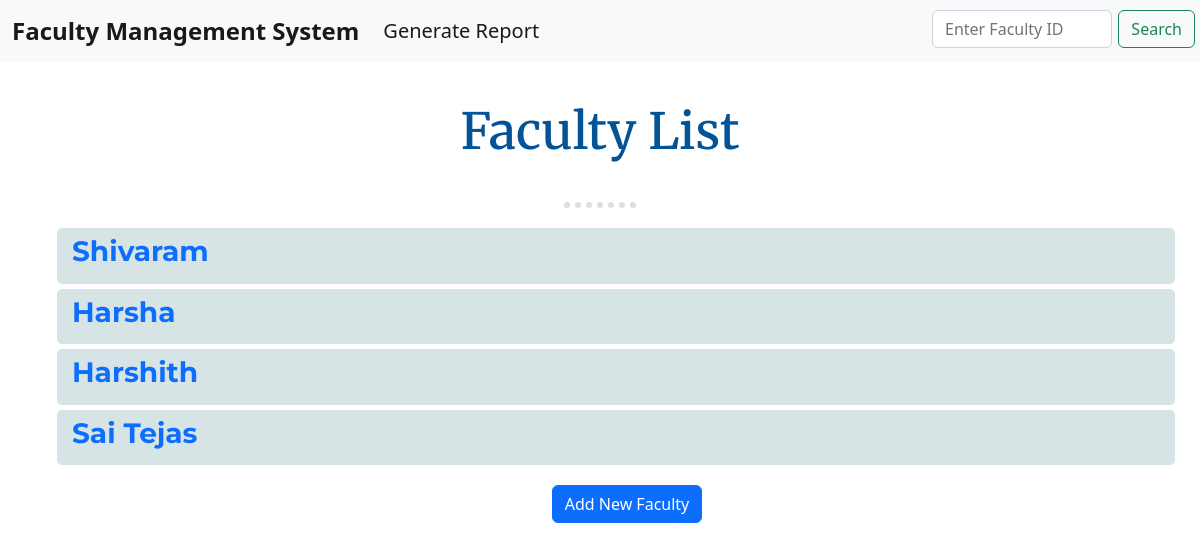
/basic_app/faculties, run on the app's committed database.
### basic_app/models.py (models this page shows, shortened)
class Faculty(models.Model):
    name=models.CharField(max_length=256)
    age=models.PositiveIntegerField()
    designation=models.CharField(max_length=50)
    faculty_id=models.CharField(max_length=5,blank=True)
    photo = models.ImageField(upload_to='photos',default='default_pic.jpg')
    MALE="male"
    FEMALE="female"
    GENDER_CHOICE=[
    (MALE,"male"),
    (FEMALE,"female")
    ]
    gender=models.CharField(
        max_length=10,
        choices=GENDER_CHOICE,
        default=MALE
    )
    dob=models.DateField(default=datetime.date.today)
    groups=[
    ("A+ve","A+ve"),
    ("B+ve","B+ve"),
    ("A-ve","A-ve"),
    ("B-ve","B-ve"),
    ("O+ve","O+ve"),
    ("AB-ve","AB-ve")
    ]
    blood_group=models.CharField(
        max_length=5,
        choices=groups,
        blank=True
    )
    aadhar_no=models.CharField(max_length=12)
    pan_no=models.CharField(max_length=10,blank=True)
    mobile=models.CharField(max_length=10,blank=True)
    email=models.EmailField(blank=True)
    state_choices = [
        ("Andhra Pradesh","Andhra Pradesh"),("Arunachal Pradesh ","Arunachal Pradesh "),("Assam","Assam"),("Bihar","Bihar"),("Chhattisgarh","Chhattisgarh"),
        ("Goa","Goa"),("Gujarat","Gujarat"),("Haryana","Haryana"),("Himachal Pradesh","Himachal Pradesh"),("Jammu and Kashmir ","Jammu and Kashmir "),
        ("Jharkhand","Jharkhand"),("Karnataka","Karnataka"),("Kerala","Kerala"),("Madhya Pradesh","Madhya Pradesh"),("Maharashtra","Maharashtra"),
        ("Manipur","Manipur"),("Meghalaya","Meghalaya"),("Mizoram","Mizoram"),("Nagaland","Nagaland"),("Odisha","Odisha"),("Punjab","Punjab"),("Rajasthan","Rajasthan"),
        ("Sikkim","Sikkim"),("Tamil Nadu","Tamil Nadu"),("Telangana","Telangana"),("Tripura","Tripura"),("Uttar Pradesh","Uttar Pradesh"),("Uttarakhand","Uttarakhand"),
        ("West Bengal","West Bengal"),("Andaman and Nicobar Islands","Andaman and Nicobar Islands"),("Chandigarh","Chandigarh"),
        ("Dadra and Nagar Haveli","Dadra and Nagar Haveli"),("Daman and Diu","Daman and Diu"),("Lakshadweep","Lakshadweep"),
        ("National Capital Territory of Delhi","National Capital Territory of Delhi"),("Puducherry","Puducherry")
        ]
    state=models.CharField(
    max_length=35,
    choices=state_choices,
    blank=True
    )
    district=models.CharField(max_length=256,blank=True)
    house_no=models.PositiveIntegerField(default=0)
    locality=models.CharField(default="unspecified",max_length=100)
    pin=models.CharField(max_length=6,blank=True)
    permanent_address_is_same_as_current_address=models.BooleanField(default=True)
    qualification_choices=[
    ("SSC","SSC"),
    ("Inter","Inter"),
    ("UG","UG"),
    ("PG","PG"),
    ("Phd","Phd"),
    ("Others","Others")
    ]
    qualification=models.CharField(
    max_length=25,
    choices=qualification_choices,
    blank=True
    )
    college=models.CharField(max_length=100,blank=True)
    graduation_year=models.CharField(max_length=4,blank=True)
    university=models.CharField(max_length=60,blank=True)
    percentage=models.DecimalField(decimal_places=2,max_digits=5,default=0.00)
    award=models.CharField(max_length=100,blank=True)
    year_of_award=models.CharField(max_length=4,blank=True)
    organisation_of_award=models.CharField(max_length=50,blank=True)
    publication_journal_name=models.CharField(max_length=100,blank=True)
    publication_journal_vol=models.PositiveIntegerField(default=1)
    issn_no=models.PositiveIntegerField(default=0)
    publisher=models.CharField(max_length=100,blank=True)
    year_of_publication=models.CharField(max_length=4,blank=True)
    article_title=models.CharField(max_length=50,blank=True)
    project_title=models.CharField(max_length=100,blank=True)
    duration=models.PositiveIntegerField(default=1)
    cost_of_project=models.DecimalField(decimal_places=5,max_digits=10,default=0.00)
    funding_agency=models.CharField(max_length=100,blank=True)
    start_date=models.DateField(default=datetime.date.today)
    end_date=models.DateField(default=datetime.date.today)

### basic_app/views.py (the view)
class FacultyListView(ListView):
    model=models.Faculty

### basic_app/templates/basic_app/faculty_list.html (shortened to what this page needs)
<!DOCTYPE html>
{%load static%}
<html lang="en" dir="ltr">
  <head>
    <link rel="stylesheet" href="{% static 'css/home.css' %}">
    <link href="https://cdn.jsdelivr.net/npm/bootstrap@5.2.1/dist/css/bootstrap.min.css" rel="stylesheet">
  </head>
  <body >
      <form action="{% url 'basic_app:searchbar' %}" method="get">
        <nav class="navbar navbar-expand-lg bg-light">
          <div class="container-fluid">
            <a class="navbar-brand brand" href="#">Faculty Management System</a>
            <div class="collapse navbar-collapse" id="navbarSupportedContent">
              <ul class="navbar-nav me-auto mb-2 mb-lg-0">
                <li class="nav-item">
                  <a class="nav-link active" aria-current="page" href="{% url 'basic_app:faculty_csv'%}" id="report">Generate Report</a>
                </li>
            </div>
              <form class="d-flex" role="search">
                <input class="form-control me-2" type="search" placeholder="Enter Faculty ID" aria-label="Search" type="text" name="search" id="search1" required>
                <button class="btn btn-outline-success" type="submit" id="search2" name="submit" >Search</button>
              </form>
            </div>
      </nav>
      </form>
    <h1>Faculty List</h1>
    <hr>
    <ul class="faculty-list" style="list-style-type: none;">
      {% for faculty in faculty_list %}
      <div class="faculty-name">
        <h3 class><li><a href="{{faculty.id}}">{{faculty.name}}</a></li></h3>
      </div>
      {% endfor %}
    </ul>
    <center> <button type="button" name="button" class="btn btn-primary"><a href="{% url 'basic_app:create' %}" id="add">Add New Faculty</a></button></center>
  </body>
</html>

### static/css/home.css (style rules this page uses)
#search2 { position: absolute; right:5px; top:10px; }
#search1 { position: absolute; right:80px; width:15%; top: 10px; }
.faculty-list { margin: 20px; }
.faculty-name { padding: 0px; margin:0px; background-color: #D6E4E5; margin: 0px; padding: 7px; margin:5px; border-radius: 5px; }
a { text-decoration: none; }

### basic_app/templates/basic_app/faculty_list.html (style rules this page uses)
#search2 { position: absolute; right:5px; top:10px; }
#search1 { position: absolute; right:80px; width:15%; top: 10px; }
.faculty-list { margin: 20px; }
.faculty-name { padding: 0px; margin:0px; margin-top: 10px; background-color: #D6E4E5; margin: 0px; padding: 7px; margin:5px; border-radius: 5px; }
a { text-decoration: none; }
h1 { margin-top:20px; text-align: center; padding: 20px; font-size: 50px; color:#035397; font-family: "Merriweather", sans-serif; }
hr { border: dotted grey 6px; border-bottom: none; width:6%; margin: 20px auto; margin-bottom: 10px; }
h3 { font-family: "Montserrat", sans-serif; color: #11999E; font-weight: bold; padding-left: 8px; }
.brand { font-weight: bold; font-size:1.5rem; }
#report { font-size:1.25rem; }
#add { color: white; }
.btn { text-align: center; align-items: center; margin-left: 54px; }

### data on the page
Faculty: name "Shivaram"
Faculty: name "Harsha"
Faculty: name "Harshith"
Faculty: name "Sai Tejas"
